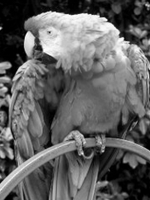
#> input picture BT Lon CK/1712601/cover2.png, 150 x 200 px
$ jupyter execute Thien_Lin.ipynb
#> lines starting #> are read from the running program, lines starting #| are printed output that depends on the picture
# **Bài tập lớn cuối kỳ**
- Mssv: 1712601
- Họ và tên: Trịnh Văn Minh

# Ý tưởng để tái tạo ảnh mật

- Nhân ma trận nghịch đảo để giải hệ phương trình
- Từ đó tìm ra các pixel $P_i$
- Hệ có dạng

\begin{equation*}
\begin{bmatrix}
P_1x_1^0 & P_2x_1^2 & P_3x_1^2 \\
P_1x_2^0 & P_2x_2^2 & P_3x_2^2 \\
P_1x_3^0 & P_2x_3^2 & P_3x_3^2
\end{bmatrix}
=
\begin{bmatrix}
y_1 \\
y_2 \\
y_3
\end{bmatrix}
\end{equation*}

- Tương đương

\begin{equation*}
\begin{bmatrix}
x_1^0 & x_1^2 & x_1^2 \\
x_2^0 & x_2^2 & x_2^2 \\
x_3^0 & x_3^2 & x_3^2
\end{bmatrix}
\begin{bmatrix}
P_1 \\
P_2 \\
P_3
\end{bmatrix}
=
\begin{bmatrix}
y_1 \\
y_2 \\
y_3
\end{bmatrix}
\end{equation*}

- Áp dụng phương pháp nhân nghịch đảo để tính các pixel ($P_i$)

\begin{equation*}
A
=
\begin{bmatrix}
x_1^0 & x_1^2 & x_1^2 \\
x_2^0 & x_2^2 & x_2^2 \\
x_3^0 & x_3^2 & x_3^2
\end{bmatrix}
\end{equation*}

\begin{equation*}
X
=
\begin{bmatrix}
P_1 \\
P_2 \\
P_3
\end{bmatrix}
\end{equation*}

\begin{equation*}
B
=
\begin{bmatrix}
y_1 \\
y_2 \\
y_3
\end{bmatrix}
\end{equation*}

$A.X = B $

$X^T.A^T$ = $B^T$

$X^T$ = $B^T.(A^T)^(-1)$

# Phần code

[cell 1]
import math
from PIL import Image
import numpy as np
from sympy import Matrix

[cell 2]
def compute_polynomial(p, coefs, xs):
    '''
    Tính giá trị của hàm đa thức.

    Các tham số:
        coefs (mảng numpy một chiều): Các hệ số của hàm đa thức,
                                        f(x) = coefs[0] + coefs[1]*x + coefs[2]*x^2 + ...
        xs (mảng numpy một chiều): Các giá trị x mà tại đó cần tính f(x).
    Giá trị trả về:
        Mảng numpy một chiều: Phần tử chỉ số i trong mảng này bằng f(xs[i]).
    '''
    # TODO
    f_xs = np.zeros(xs.shape, dtype=int)
    for i in range(len(coefs)):
        xs_pow_i = np.ones(xs.shape, dtype=int)
        for j in range(i):
            xs_pow_i = (xs_pow_i * xs) % p

        f_xs = (f_xs + coefs[i] * xs_pow_i % p) % p

    return f_xs

def convert_pixels_to_mode(pixels, mode=0):
  count = 0
  # lossy
  if mode == 0:
      for r in range(pixels.shape[0]):
          for c in range(pixels.shape[1]):
              if pixels[r,c] > 250:
                  pixels[r,c] = 250
      return pixels
  # mode 1 or any: lossless
  elif mode == 1:
      pixels = pixels.flatten()
      new_pixels = np.array([], dtype=np.uint8)

      for i in range(pixels.size):
        if pixels[i] >= 250:
          count+=1
          new_pixels = np.append(new_pixels, [250, pixels[i] - 250])
        else:
          new_pixels = np.append(new_pixels, pixels[i])
      return new_pixels


def split(ori_image, split_image, n, k, p=251, mode=0):
    '''
    Hàm phân chia ảnh mật ori_image m pixel thành k phần (k nhóm) sao cho chỉ khi có ít nhất là k phần (k <= n)
    thì mới tái tạo được ori_image, còn ít hơn k phần thì sẽ không biết gì về s.

    Các tham số:
        ori_image (*.bmp, *.png): Ảnh cần chia sẻ.
        split_image (*.bmp, *.png): Phần tên không bao gồm số thứ tự (vd part.bmp thay vì part0.bmp)
        n (int): Số phần cần phân chia.
        k (int): Ngưỡng k (k <= n).
        mode: 0 (lossy)
              1 (lossless)
    Giá trị trả về:
        n ảnh mang tên split_image$.bmp / split_image$.png
        xs mảng x
    '''
#> called with ori_image = 'cover2.png', split_image = 'parrot_part.png', n = 5, k = 3, p = 251, mode = 1
    pixels = np.array(Image.open(ori_image))
#> pixels is the input picture: shape (200, 150); min 0, max 255, mean 97

    ori_shape = pixels.shape
#> ori_shape = (200, 150)
    m = pixels.size
#> m = 30000

    # convert pixels to mode
    pixels = convert_pixels_to_mode(pixels, mode)
#> the loop in convert_pixels_to_mode, `for i in range(pixels.size):` made 30000 passes
#> new_pixels on passes 1 to 12: [0], [0, 0], [0, 0, 0], [0, 0, 0, 1], [0, 0, 0, 1, 0], [0, 0, 0, 1, 0, 0], [0, 0, 0, 1, 0, 0, 0], [0, 0, 0, 1, 0, 0, 0, 1], [0, 0, 0, 1, 0, 0, 0, 1, 1], [0, 0, 0, 1, 0, 0, 0, 1, 1, 0], [0, 0, 0, 1, 0, 0, 0, 1, 1, 0, 0], [0, 0, 0, 1, 0, 0, 0, 1, 1, 0, 0, 0]
#> after the loop in convert_pixels_to_mode, `for i in range(pixels.size):`: count = 28
    new_m = pixels.size
#> new_m = 30028

    # padding 0 -> m % k == 0
    padded_pixels = np.append(pixels, (k - new_m % k)*[0])

    # reshape into group
    padded_pixels = padded_pixels.reshape(-1, k)
    groups_len = padded_pixels.shape[0]
#> groups_len = 10010
    # 2D array
    result_arr = np.zeros((groups_len, n), dtype=np.uint8)

    for i in range(groups_len):
        # Lấy các hệ số từ k pixels
        coefs = padded_pixels[i]
        xs = np.arange(n) + 1
        ys = compute_polynomial(p, coefs, xs)
        ys = ys.astype(np.uint8)

        result_arr[i] = ys
#> this loop made 10010 passes
#> (coefs, ys) on passes 2, 3, 5: ([1, 0, 0], [1, 1, 1, 1, 1]), ([0, 1, 1], [2, 6, 12, 20, 30]), ([0, 1, 0], [1, 2, 3, 4, 5])

    # Tách từng phần, tách từng ảnh
    for i in range(n):
        new_pixels = result_arr[:, i]
#> new_pixels = 10010 values, max 250 at index 669, min 0 at index 0, mean 108.5
        # padding
        new_pixels = np.append(new_pixels, [0]*(m - len(new_pixels)))
        new_pixels = new_pixels.reshape(ori_shape[0], ori_shape[1])
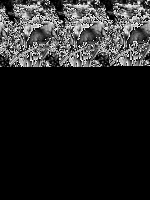
#> new_pixels: shape (200, 150) int64; min 0, max 250, mean 36.2
        new_pixels= new_pixels.astype(np.uint8)

        # Ghi new pixels xuống file
        Image.fromarray(new_pixels).save(split_image.split('.')[0] + str(i + 1) + '.' + split_image.split('.')[1])
    return xs, new_m

## Hàm get_ys_group
- Với tham số đầu vào split_image (vd: part.bmp thay vì part1.bmp)
- Hàm này sẽ trả về các nhóm các ys, kích thước (512*512), shape(512,512)

[cell 3]
def get_ys_group(split_image, new_pixels_size, n, k, p=251):
    pixels_part = np.array(Image.open(split_image.split('.')[0] + '1.' + split_image.split('.')[1]))
    old_pixels_size = pixels_part.size
    shape = pixels_part.shape
    # kích thước ban đầu của group (chưa padding)
    ori_size = math.ceil(new_pixels_size / k)

    ys_group = np.zeros((n, ori_size), dtype=int)
    for i in range(n):
        pixels_part = np.array(Image.open(
            split_image.split('.')[0] + str(i + 1) + '.' + split_image.split('.')[1]))
        # loại bỏ padding
        pixels_part = pixels_part.flatten()[:ori_size]
        ys_group[i] = pixels_part

    ys_group = ys_group.T
    return ys_group, old_pixels_size, shape

## Hàm get_A
- Nhận vào tham số `new_xs` là một mảng bao gồm các xs đã được hoán vị ngẫu nhiên
- Tạo ra mảng `xs_pow_i_arr` là một matrix gôm các giá trị
\begin{equation*}
A
=
\begin{bmatrix}
x_1^0 & x_1^2 & x_1^2 \\
x_2^0 & x_2^2 & x_2^2 \\
x_3^0 & x_3^2 & x_3^2
\end{bmatrix}
\end{equation*}

- Trà về một matrix A đã nghịch đảo và mod 251

[cell 4]
def get_A(new_xs, k, p=251):
    # print(new_xs)
    xs_pow_i_arr = np.zeros((k, k), dtype=np.uint8)
    for i in range(len(new_xs)):
        xs_pow_i = np.ones(new_xs.shape, dtype=np.uint8)
        for j in range(i):
            xs_pow_i = (xs_pow_i * new_xs) % 251
        xs_pow_i_arr[i] = xs_pow_i
    # print(xs_pow_i_arr)

    # inverse matrix mod p
    A = Matrix(xs_pow_i_arr)  # keyMatrix is your basic matrix ndrarray format
    A = A.inv_mod(p)  # 251
    return A

## Hàm join
- Nhận vào các tham số đã được cắt ra bởi các index ngẫu nhiên của xs
- Trả về kết quả là một mảng gồm các pixel được tính bằng

 `pixels_part = matrix_B * matrix_A % p`

[cell 5]
def join(new_xs, new_ys_group, k, p=251, mode=0):
    '''
    Tái tạo tin mật s từ n' phần của tin mật (n' >= k).

    Các tham số:
        xs, ys (2 mảng numpy một chiều, len = n'): n' phần của tin mật: phần thứ 1 là (xs[0], ys[0]),
                                                                        phần thứ 2 là (xs[1], ys[1]),
                                                                        ...
        k (int): Ngưỡng k mà đã dùng khi phân chia tin mật.
    Giá trị trả về:
        int: Tin mật s được tái tạo,
                trong trường hợp không đủ số phần để tái tạo tin mật thì trả về None.
    '''
    # TODO
    if len(new_xs) < k:
        return None

    # A inversed, mod 251
    matrix_A = get_A(new_xs, k, p)


    pixels = np.array([], dtype=int)
    for i in range(new_ys_group.shape[0]):
        matrix_B = Matrix(new_ys_group[i]).reshape(1, k)  # 1, k
        pixels_part = matrix_B * matrix_A % p
        pixels = np.append(pixels, pixels_part)


    # lossless
    if mode == 1:
      pixels_part_ori = np.array([], dtype=np.uint8) # lossless
      j = 0
      while (j < len(pixels)):
        if (pixels[j] == 250):
          pixels_part_ori = np.append(pixels_part_ori, pixels[j] + pixels[j + 1])
          j += 1
        else:
          pixels_part_ori = np.append(pixels_part_ori, pixels[j])
        j+=1

      return pixels_part_ori.astype(np.uint8)

    # lossy
    return pixels.astype(np.uint8)

# Phân chia ảnh mật: chia nhóm, lấy kích thước ban đầu, shape

[cell 6]
# Phân chia ảnh mật
p = 251
k = 3
n = 5

# mode = 0
mode = 1

split_image = 'parrot_part.png'
ori_image = 'cover2.png'


# split_image = 'girl_part.bmp'
# ori_image = 'cover.bmp'


# mode: 0 (lossy), 1(lossless)
xs, new_pixels_size = split(ori_image, split_image, n, k, p, mode)
#> xs = [1, 2, 3, 4, 5]; new_pixels_size = 30028

# chia nhóm
ys_group, size, shape = get_ys_group(split_image, new_pixels_size, n, k, p)
#> in get_ys_group, `pixels_part = pixels_part.flatten()[:ori_size]`: pixels_part has the same summary as new_pixels in split
#> size = 30000; shape = (200, 150)
print(ys_group)
#> (printed output is left out)
print(xs)
#| [1 2 3 4 5]
print(size, shape)
#| 30000 (200, 150)

# Chọn ngẫu nhiên n' phần để tái tạo tin mật
- cover2.png (kích thước nhỏ chạy nhanh)
- Mất khoảng 4 phút (cover.bmp, kích thước lớn) với n = 5, k = 3, mode = 0 (lossy)

[cell 7]
# -------------------------------------
#   mất khoảng 4 phút để hoàn tất với ảnh cover.bmp vì kích thước lớn
#--------------------------------------

rand_idxs = np.random.permutation(np.arange(n))


# -------------------------------------
n_prime = k - 1

new_xs = xs[rand_idxs[:n_prime]]
#> new_xs = [3, 1]
new_ys_group = ys_group[:, rand_idxs[:n_prime]]
#> new_ys_group = 10010 pairs, first value 0 to 250, second value 0 to 250

rec_s = join(new_xs, new_ys_group, k, p)
print(rec_s)
#| None

#--------------------------------------

n_prime = k

new_xs = xs[rand_idxs[:n_prime]]
#> new_xs = [3, 1, 2]
new_ys_group = ys_group[:, rand_idxs[:n_prime]]

rec_s = join(new_xs, new_ys_group, k, p, mode)
rec_s = rec_s[:size].reshape(shape)
print(rec_s)
#> (printed output is left out)

# Ghi new pixels xuống file
Image.fromarray(rec_s).save('reconstructor_cover2.png')

# Kiểm tra lại kết quả

[cell 8]
pixels = np.array(Image.open(ori_image))
print(pixels)
#> (printed output is left out)
print(pixels.size)
#| 30000
print(pixels.shape)
#| (200, 150)
print(pixels.dtype)
#| uint8

print(rec_s)
#> (printed output is left out)
print(rec_s.size)
#| 30000
print(rec_s.shape)
#| (200, 150)
print(rec_s.dtype)
#| uint8

number_of_equal_elements = np.sum(pixels==rec_s)
#> number_of_equal_elements = 30000
total_elements = np.multiply(*pixels.shape)
percentage = number_of_equal_elements/total_elements
#> percentage = 1

print('total number of elements: \t\t{}'.format(total_elements))
#| total number of elements: 		30000
print('number of identical elements: \t\t{}'.format(number_of_equal_elements))
#| number of identical elements: 		30000
print('number of different elements: \t\t{}'.format(total_elements-number_of_equal_elements))
#| number of different elements: 		0
print('percentage of identical elements: \t{:.2f}%'.format(percentage*100))
#| percentage of identical elements: 	100.00%
